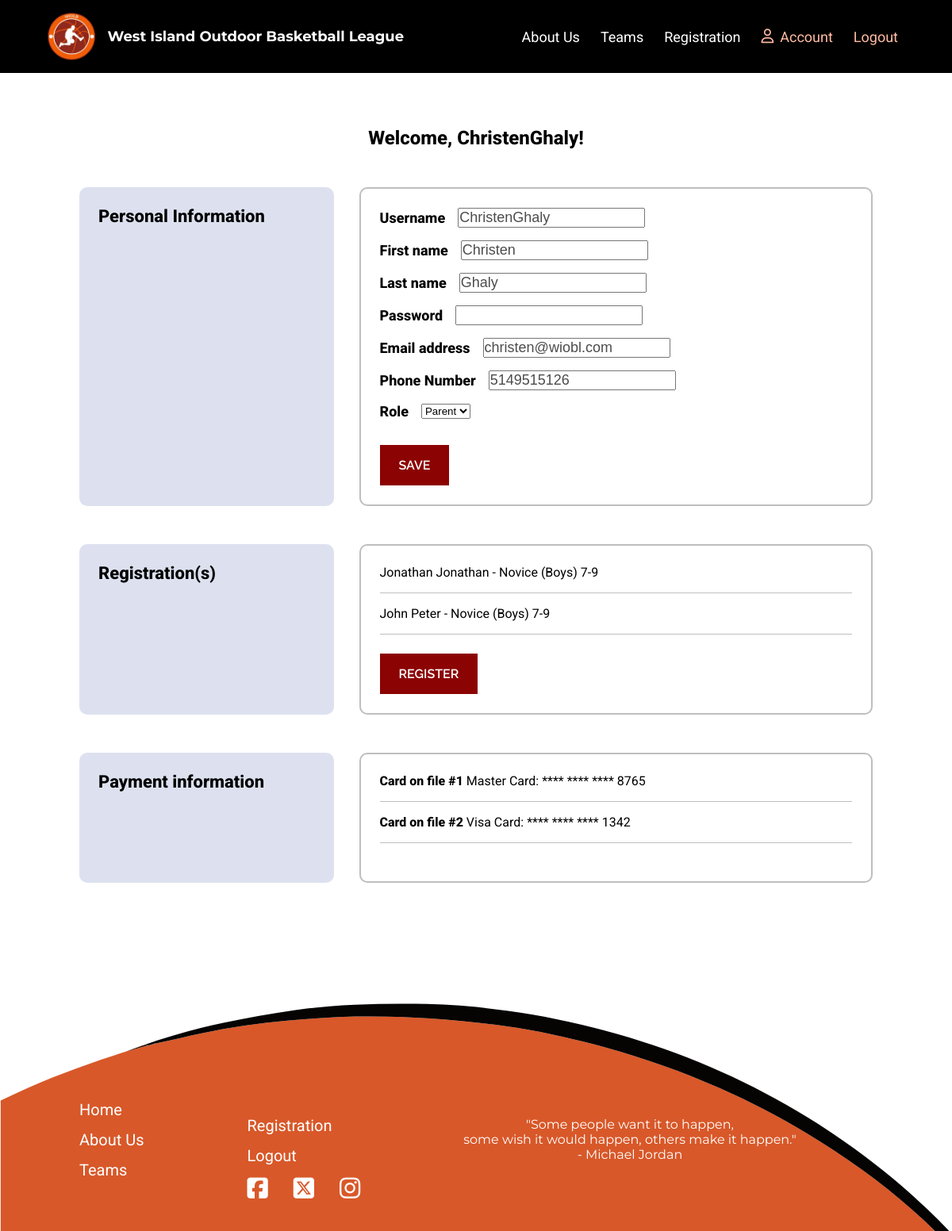
Before: /wioblapp/account/9/ (signed in) with the older database file.
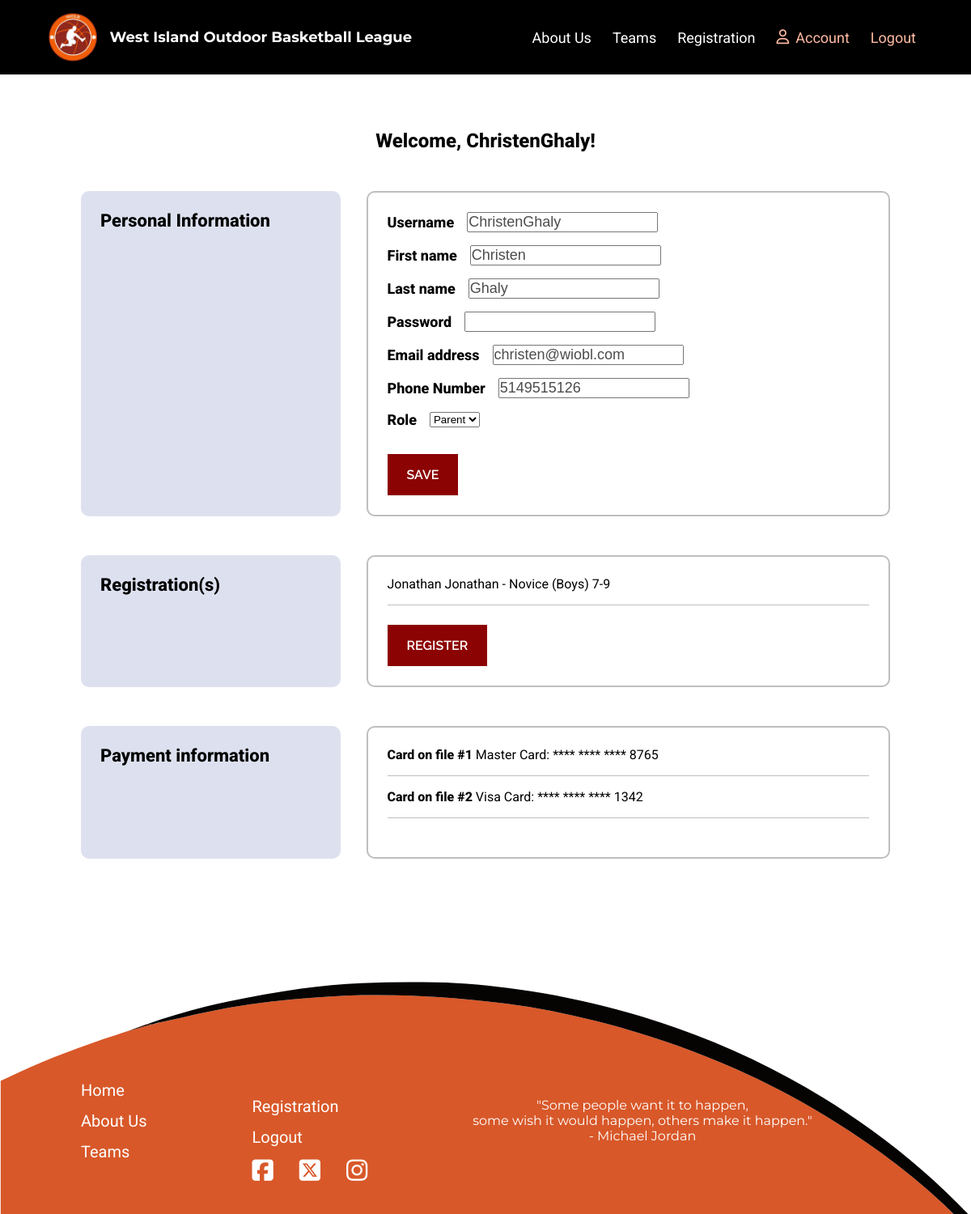
After: the same page with the newer database file.
### wioblapp/models.py (models this page shows)
class UserAccount(AbstractUser):
    role = models.ForeignKey(Role, on_delete=models.RESTRICT, related_name="user_accounts", null=True, blank=True)
    bio = models.TextField("Bio", blank=True, null=True)
    phone = models.CharField("Phone Number", max_length=15,  blank=True, null=True)
    def __str__(self):
        return self.username

class Registration(models.Model):
    player = models.ForeignKey(Player, on_delete=models.CASCADE, related_name="registrations")
    team = models.ForeignKey(Team, on_delete=models.SET_NULL, null=True, blank=True, related_name="registrations")  # Add this line
    reg_type = models.ForeignKey(RegistrationType, on_delete=models.CASCADE, related_name="registrations")
    address = models.CharField("Address", max_length=200)
    email = models.EmailField("Email Adress", max_length=254, blank=True, null=True)
    phone = models.CharField("Phone Number", max_length=15)
    uniform_size = models.CharField("Uniform Size", max_length=3)
    consent = models.BooleanField("Consent", default=False, null=False)
    volunteer = models.BooleanField("Volunteer", default=False)
    date_time = models.DateTimeField("Date", auto_now_add=True)
    message = models.TextField("Special Requests", blank=True, null=True)
    def __str__(self):
        return f"{self.player} - {self.reg_type}"

class Player(models.Model):
    related_account = models.ForeignKey(UserAccount, on_delete=models.CASCADE, related_name="players")
    team_name = models.ForeignKey(Team, on_delete=models.RESTRICT, related_name="players", blank=True, null=True)
    name = models.CharField("Name", max_length=50)
    dob = models.DateField("Date Of Birth")
    gender = models.CharField("Gender", max_length=20, blank=True, null=True)
    def __str__(self):
        return self.name

class RegistrationType(models.Model):
    reg_type = models.CharField("Registration Type", max_length=50, primary_key=True)
    description = models.CharField("Description", max_length=300)
    cost = models.IntegerField("Cost")
    def __str__(self):
        return str(self.reg_type)

### wioblapp/views.py (the view, shortened to what this page needs)
# urls.py: path("account/<int:account_id>/", views.member_account, name="member_account"),
@login_required(login_url="login")
def member_account(request, account_id):
    member = get_object_or_404(UserAccount, pk=account_id)
    players = Player.objects.filter(related_account=account_id)
    registrations = Registration.objects.filter(player__in=players)
    password = member.password
    try:
        player = Player.objects.filter(related_account=account_id).first()
    except Player.DoesNotExist:
        pass
    try:
        registration = Registration.objects.get(player=player)
    except Registration.DoesNotExist:
        pass
    if request.method == "GET":
        account_form = ModifyAccountForm(instance=member)
    context = {
        "account_form": account_form,
        "member": member,
        "players": players,
        "registrations": registrations,
    }
    return render(request, "member_account.html", context)

### wioblapp/forms.py
class ModifyAccountForm(forms.ModelForm):
    password = forms.CharField(label="Password", max_length=20, widget=forms.PasswordInput, required=True)
    phone = forms.CharField(label="Phone Number", required=False)
    class Meta:
        model = UserAccount
        fields = ["username", "first_name", "last_name", "password", "email", "phone", "role"]

### wioblapp/models.py (called while the page is built)
    def __str__(self):
        return self.name

### wioblapp/templates/member_account.html (shortened to what this page needs)
{% extends 'base.html' %}
{% load static %}
{% block content %}
    {% if request.user.is_authenticated %}
        <section class="account-info">
            <div class="container">
                <div class="profile-info">
                    <p>Welcome, {{ request.user }}!</p>
                </div>
                <div class="account-flex">
                    <div class="account-left">
                        <h3>Personal Information</h3>
                    </div>
                    <div class="account-right">
                        <div class="account-content">
                            <form action="{% url 'member_account' request.user.id %}" method="POST">
                                <div class="form">
                                    {% for field in account_form %}
                                        <div class="input-edit">
                                            <label for="{{ field.id_for_label }}">{{ field.label }}</label>
                                            {{ field }}
                                        </div>
                                    {% endfor %}
                                </div>
                                <div class="button-container">
                                    <button name="account_edit" class="action-button button" >Save</button>
                                </div>
                            </form>
                        </div>
                    </div>
                </div>
                <div class="account-flex">
                    <div class="account-left">
                        <h3>Registration(s)</h3>
                    </div>
                    <div class="account-right">
                        <div class=" account-content account-reg">
                            <div>
                                {% if registrations %}
                                <ul>
                                {% for registration in registrations %}
                                    <li>{{ registration }}</li>
                                {% endfor %}
                                </ul>
                                {% else %}
                                    <p>You don't have any registrations</p>
                                {% endif %}
                            </div>
                            <div class="button-container">
                                <a href="{% url 'registration' %}" class="action-button button">Register</a>
                            </div>
                        </div>
                    </div>
                </div>
                <div class="account-flex">
                    <div class="account-left">
                        <h3>Payment information</h3>
                    </div>
                    <div class="account-right">
                        <div class="account-content">
                            <ul>
                                <li><span>Card on file #1</span> Master Card: **** **** **** 8765</li>
                                <li><span>Card on file #2</span> Visa Card: **** **** **** 1342</li>
                            </ul>
                        </div>
                    </div>
                </div>
            </div>
        </section>
    {% endif %}
{% endblock %}

Changed rows visible on the page:
removed Registration: player+reg_type "John Peter - Novice (Boys) 7-9"
